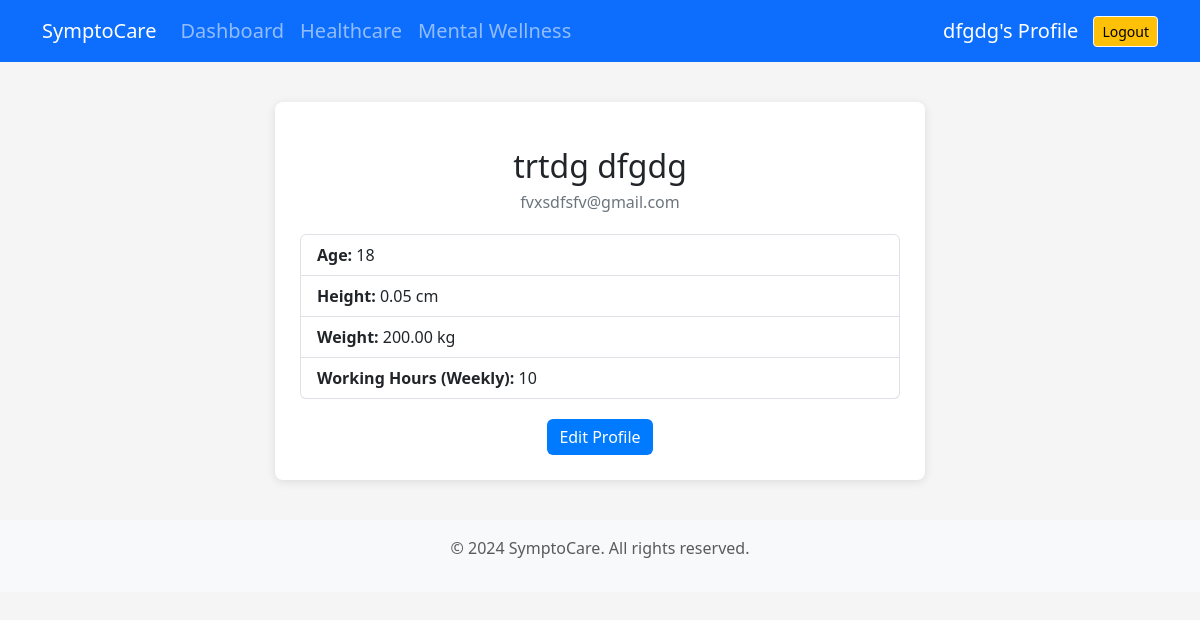
/userprofile/v/ (signed in), run on the app's committed database.
### bmiInput/models.py (models this page shows, shortened)
class UserProfile(models.Model):
    user = models.OneToOneField(User, on_delete=models.CASCADE, related_name='profile')
    age = models.PositiveIntegerField()
    gender = models.CharField(max_length=6, choices=[('male', 'Male'), ('female', 'Female')], default='male')
    height_value = models.DecimalField(max_digits=5, decimal_places=2)
    height_unit = models.CharField(max_length=5, choices=[('m', 'Meters'), ('ft', 'Feet')], default='ft')
    weight_value = models.DecimalField(max_digits=5, decimal_places=2)
    weight_unit = models.CharField(max_length=7, choices=[('kg', 'Kilograms'), ('lb', 'Pounds')], default='kg')
    disease_history = models.CharField(
        max_length=50,
        choices=[
            ('General', 'General'),
            ('Heart Disease', 'Heart Disease'),
        ],
        default='General',
        help_text="Select any pre-existing condition",
    )
    weekly_working_hours = models.PositiveIntegerField()

### userprofile/views.py (the view)
# urls.py: path('v/', view_profile, name='viewp'),
@login_required
def view_profile(request):
    user_profile, created = UserProfile.objects.get_or_create(user=request.user)
    return render(request, 'userprofile/view_profile.html', {
        'user': request.user,
        'user_profile': user_profile,
    })

### templates/userprofile/view_profile.html (shortened to what this page needs)
{% extends 'common_codes/interface.html' %}
{% load static %}
{% block main %}
    <div class="container">
        <div class="profile-wrapper">
            <div class="text-center profile-header">
                <h2>{{ user.first_name }} {{ user.last_name }}</h2>
                <p>{{ user.email }}</p>
            </div>
            <div class="profile-details">
                <ul class="list-group">
                    <li class="list-group-item"><strong>Age:</strong> {{ user_profile.age }}</li>
                    <li class="list-group-item"><strong>Height:</strong> {{ user_profile.height_value }} {{ user_profile.height_unit }}</li>
                    <li class="list-group-item"><strong>Weight:</strong> {{ user_profile.weight_value }} {{ user_profile.weight_unit }}</li>
                    <li class="list-group-item"><strong>Working Hours (Weekly):</strong> {{ user_profile.weekly_working_hours }}</li>
                </ul>
            </div>
            <div class="text-center">
                <a href="{% url 'editp' %}" class="btn btn-primary edit-button">Edit Profile</a>
            </div>
        </div>
    </div>
    {% endblock main %}

### templates/common_codes/interface.html (shortened to what this page needs)
{% load static %}
<!DOCTYPE html>
<html lang="en">
    <head>
        <link href="https://cdn.jsdelivr.net/npm/bootstrap@5.3.2/dist/css/bootstrap.min.css" rel="stylesheet">
    </head>
    <body>
        <nav class="navbar navbar-expand-lg navbar-dark bg-primary fs-5">
            <div class="container">
                <a class="navbar-brand" href="{% url 'dashbord' %}">SymptoCare</a>
                <div class="collapse navbar-collapse" id="navbarNav">
                    <ul class="navbar-nav me-auto">
                        <li class="nav-item">
                            <a class="nav-link {% if request.path == '/dashbord/' %}active{% endif %}" href="{% url 'dashbord' %}">Dashboard</a>
                          </li>
                        <li class="nav-item">
                            <a class="nav-link {% if request.path == '/healthcare/' %}active{% endif %}" href="{% url 'healthcare' %}">Healthcare</a>
                        </li>
                        <li class="nav-item">
                            <a class="nav-link {% if request.path == '/dashbord/m/' %}active{% endif %}" href="{% url 'mindfullness' %}">Mental Wellness</a>
                        </li>
                    </ul>
                    <div class="d-flex align-items-center ms-3">
                        <a href="{% url 'viewp' %}" class="profile-link">
                            <span>{{ user.last_name }}'s Profile</span>
                        </a>
                        <a href="{% url 'logout' %}" class="btn btn-sm btn-light btn-logout bg-warning">Logout</a>
                    </div>
                </div>
            </div>
        </nav>
        <main class="container mt-4">{% block main %}{% endblock main %}</main>
        <footer class="footer mt-auto py-3">
            <div class="container">
                <p class="text-muted">© 2024 SymptoCare. All rights reserved.</p>
            </div>
        </footer>
    </body>
</html>

### templates/common_codes/interface.html (style rules this page uses)
body { transition: background-color 0.3s ease, color 0.3s ease; --bs-font-size-lg: 1.25rem; --bs-font-size-sm: 0.775rem; }
.footer { background-color: #f8f9fa; padding: 20px 0; text-align: center; }
.profile-link { display: flex; align-items: center; color: white; text-decoration: none; }
.btn-logout { margin-left: 15px; }

### templates/userprofile/view_profile.html (style rules this page uses)
body { background-color: #f5f5f5; }
.profile-wrapper { max-width: 650px; margin: 40px auto; background: #fff; padding: 25px; border-radius: 8px; box-shadow: 0 2px 10px rgba(0, 0, 0, 0.1); }
.profile-header { margin: 20px 0; }
.profile-header h2 { margin-bottom: 5px; }
.profile-header p { color: #6c757d; }
.profile-details { margin-top: 20px; }
.profile-details .list-group-item { font-size: 16px; font-weight: 500; }
.edit-button { margin-top: 20px; background-color: #007bff; border: none; }

### data on the page
UserProfile: age "18", height_value "0.05", height_unit "cm", weight_value "200.00", weight_unit "kg", weekly_working_hours "10"

### other printed values
{{ user.last_name }} "dfgdg"
{{ user.first_name }} "trtdg"
{{ user.email }} "fvxsdfsfv@gmail.com"
